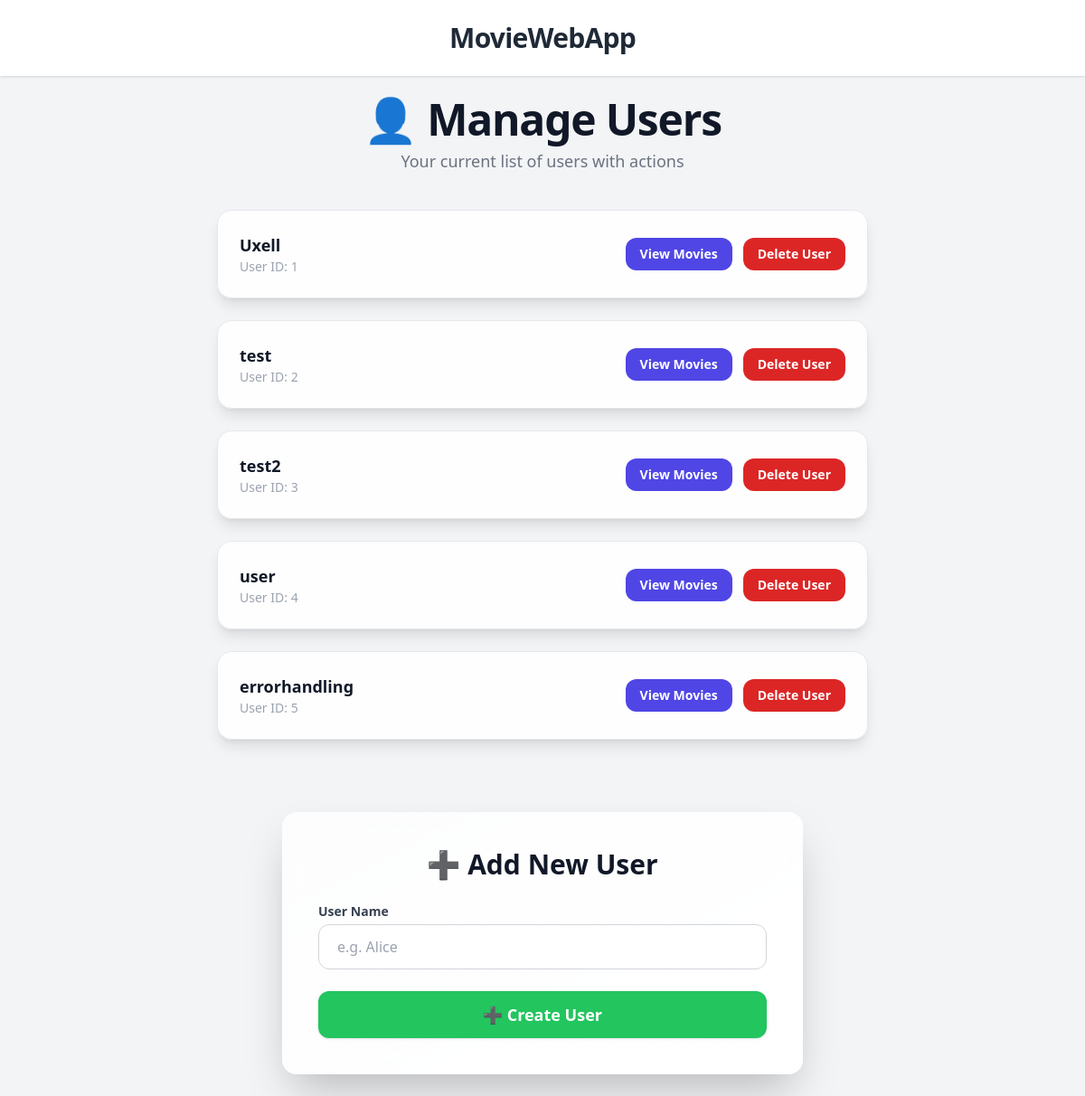
Before: / with the older database file.
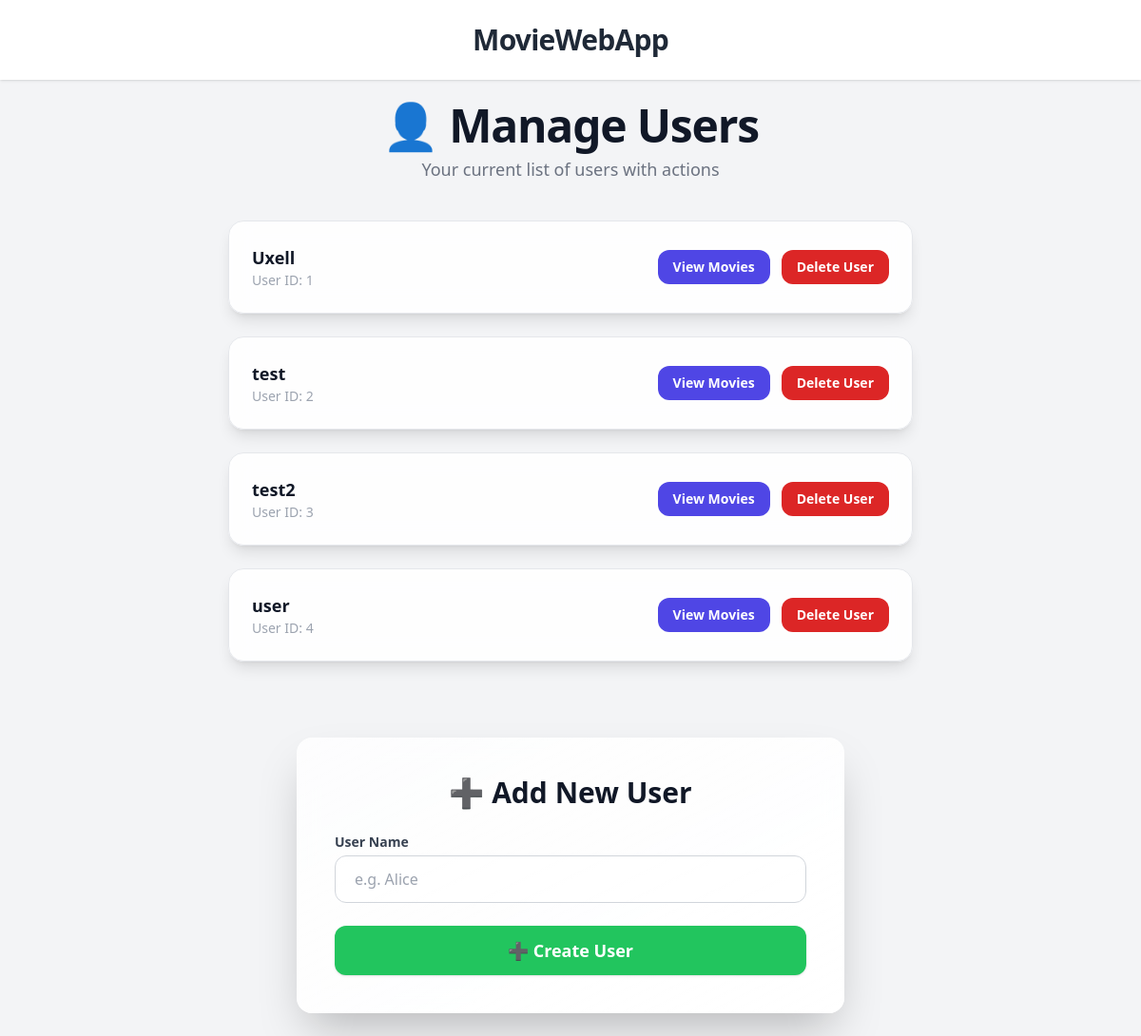
After: the same page with the newer database file.
### models.py (models this page shows)
class User(db.Model):
    __tablename__ = 'users'
    id = db.Column(db.Integer, primary_key=True, autoincrement=True)
    name = db.Column(db.String(100), nullable=False)
    movies = db.relationship('Movie', backref='user', lazy=True)

### app.py (the view)
@app.route('/')
def home():
    try:
        users = data_manager.get_users()
        return render_template('index.html', users=users)
    except (IOError,OperationalError) as e:
        print("An IOError occurred: ", str(e))
        error = "Sorry, we cannot load the user list right now."
        return render_template('index.html', users=[], error=error)

### data_manager.py (called while the page is built)
    def get_users(self):
        return User.query.all()

### templates/index.html (shortened to what this page needs)
{% extends "base.html" %}
{% block content %}
<div class="text-center mb-10">
  <h1 class="text-5xl font-extrabold tracking-tight text-gray-900 dark:text-white mb-2">
    👤 Manage Users
  </h1>
  <p class="text-gray-500 dark:text-gray-400 text-lg">Your current list of users with actions</p>
</div>
<div class="space-y-6 mb-20">
  {% for user in users %}
    <div class="bg-white/90 dark:bg-gray-800/50 border border-gray-200 dark:border-gray-700 rounded-2xl shadow-lg hover:shadow-xl backdrop-blur-md p-6 transition-all duration-300">
      <div class="flex flex-col sm:flex-row sm:items-center sm:justify-between gap-4">
        <div>
          <div class="text-lg font-semibold text-gray-900 dark:text-white">{{ user.name }}</div>
          <div class="text-sm text-gray-400 dark:text-gray-500">User ID: {{ user.id }}</div>
        </div>
        <div class="flex flex-col sm:flex-row gap-3 mt-2 sm:mt-0 sm:justify-end">
        <a href="{{ url_for('user_movies', user_id=user.id) }}"
           class="inline-flex items-center justify-center gap-2 px-4 py-2 rounded-xl text-sm font-semibold text-white bg-indigo-600 hover:bg-indigo-700 focus:outline-none focus:ring-2 focus:ring-indigo-500 transition">
          View Movies
        </a>
        <form action="{{ url_for('delete_user', user_id=user.id) }}" method="POST">
          <button type="submit"
                  class="inline-flex items-center justify-center gap-2 px-4 py-2 rounded-xl text-sm font-semibold text-white bg-red-600 hover:bg-red-700 focus:outline-none focus:ring-2 focus:ring-red-500 transition">
            Delete User
          </button>
        </form>
      </div>
      </div>
    </div>
  {% endfor %}
</div>
<div class="bg-gradient-to-br from-white/80 to-white dark:from-gray-800/60 dark:to-gray-900/40 backdrop-blur-md p-10 rounded-2xl shadow-2xl max-w-xl mx-auto">
  <h2 class="text-3xl font-bold mb-6 text-gray-900 dark:text-white text-center">➕ Add New User</h2>
  <form action="{{ url_for('create_user') }}" method="post" class="space-y-6">
    <div>
      <label for="name" class="block text-sm font-semibold text-gray-700 dark:text-gray-300 mb-1">User Name</label>
      <input type="text" id="name" name="name" placeholder="e.g. Alice"
             class="w-full px-5 py-3 rounded-xl border border-gray-300 dark:border-gray-600 bg-white/60 dark:bg-gray-900/30 text-gray-900 dark:text-white placeholder-gray-400 focus:outline-none focus:ring-2 focus:ring-indigo-500 transition"
             required>
    </div>
    <button type="submit"
            class="w-full py-3 px-5 bg-green-500 hover:bg-green-600 text-white text-lg font-semibold rounded-xl shadow hover:shadow-md transition">
      ➕ Create User
    </button>
  </form>
</div>
{% endblock %}

### templates/base.html (shortened to what this page needs)
<!DOCTYPE html>
<html lang="en">
<head>
    <script src="https://cdn.tailwindcss.com"></script>
    <link rel="stylesheet" href="{{ url_for('static', filename='style.css') }}">
</head>
<body class="bg-gray-100 text-gray-800 dark:bg-gray-900 dark:text-gray-100 min-h-screen font-sans antialiased">
    <header class="bg-white dark:bg-gray-800 shadow px-6 py-6 flex justify-center">
        <h1 class="text-3xl font-bold tracking-tight text-center"> MovieWebApp </h1>
    </header>
    <main class="max-w-3xl mx-auto p-6">
        {% block content %}{% endblock %}
    </main>
</body>
</html>

Changed rows visible on the page:
removed User: name "errorhandling", id "5"
